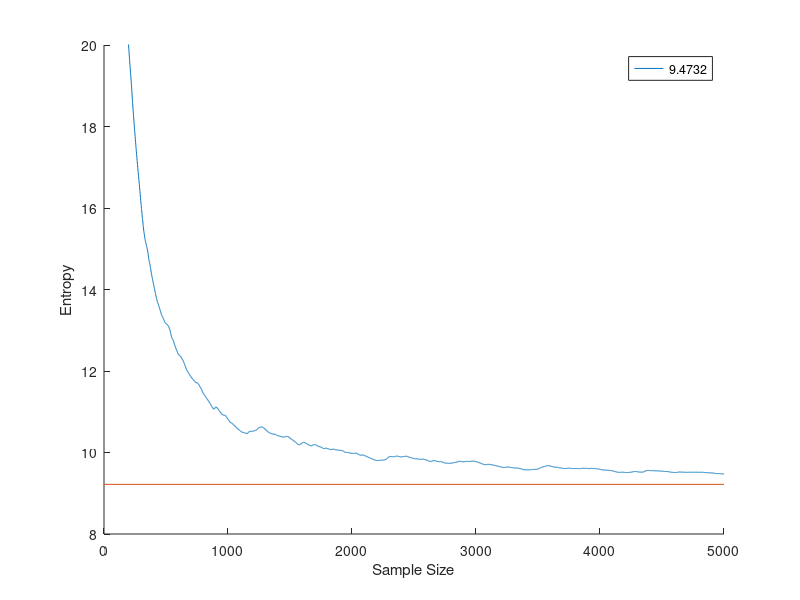

MATLAB code to generate this figure:
%Entropy

%init
H=9.218;
sampleSize=5000;
dim=9;
burn=100;
ent=0;

%target mean/variance
mu=[1, 2, 3, 1, 2, 3, 1, 2, 3];
sigma=[.5, .5, .5, .25, .25, .25, .75, .75, .75];

samples=randn(sampleSize, dim);
valArray=zeros(sampleSize, 1);

%target dis
tpdf=@(x) mvnpdf(x, mu, sigma);

%Metropolis-Hastings
i=1;
while i<sampleSize
    i=i+1;
    %c1
    sample=mvnrnd(samples(i-1, :), sigma);
    a=min([1, tpdf(sample)/tpdf(samples(i-1, :))]);
    
    r=rand();
    if r<a
        samples(i, :)=sample;
    else
        samples(i, :)=samples(i-1, :);
    end
end

%Calculate average value
for i=1:sampleSize
    ent=ent+log(mvnpdf(samples(i, :), mu, sigma))*(-1);
    valArray(i)=ent/i;
end
ent=ent/sampleSize;

%Show histogram/s
%figure;
%hist(samples(:, 3), 30);

%Plot graph
figure;
hold on;
plot(1:sampleSize, valArray);
plot([0 sampleSize], [H H])
hold off;
ylabel('Entropy');
xlabel('Sample Size');
ylim([8 20]);
legend(num2str(ent));
